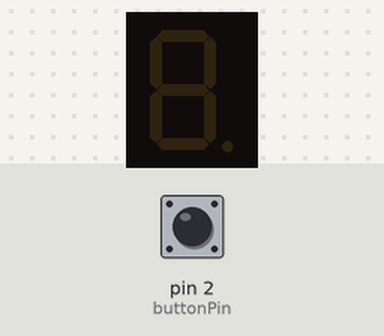
Recording of a sketch running on a simulated Arduino Uno, built with avr-gcc and run on an emulated ATmega328P. Parts: 1-digit seven-segment display. Wiring (inferred from the names in the program): 1-digit 7-segment display, segments lit when HIGH: segments pin 5, pin 6, pin 7, pin 8, pin 9, pin 10, pin 11. The inputs (shaded band) are chosen by the test bench; at power-on: pin 2 (buttonPin) HIGH. The segment pins are drawn as the display they are named for.

Above: at 1.2 s.
1.3 s: pin 2 (buttonPin) pulled LOW for 0.15 s
At 1.35 s:
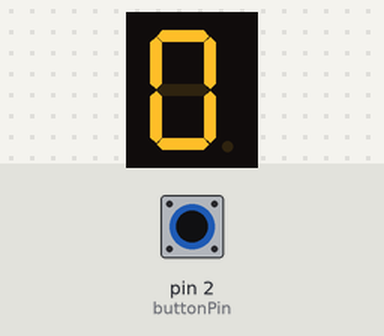
At 1.75 s:
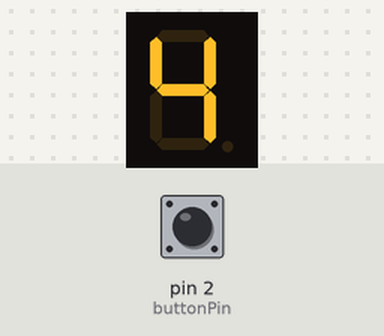

Measured:
- after the input at 1.3 s, the display: changes at once (image 1)

The sketch:

display_2.ino
```cpp
/**********************************************************************************
**                                                                               **
**                              Array de 8 LEDs                                  **
**                                                                               **
**********************************************************************************/
//********** Includes *************************************************************

//********** Variables ************************************************************
const byte segA= 5;
const byte segB = 6;
const byte segC = 7;
const byte segD = 8;
const byte segE = 9;
const byte segF = 10;
const byte segG = 11;
const byte buttonPin = 2;
byte buttonState= 0;
const long temps= 100;
//********** Setup ****************************************************************
void setup()
{
 pinMode (segA, OUTPUT);
 pinMode (segB, OUTPUT);
 pinMode (segC, OUTPUT);
 pinMode (segD, OUTPUT);
 pinMode (segE, OUTPUT);
 pinMode (segF, OUTPUT);
 pinMode (segG, OUTPUT);
 pinMode (buttonPin, INPUT);

  }
//********** Loop *****************************************************************
void loop()
{
  buttonState = digitalRead (buttonPin);
  while (buttonState == 0)
{
  digitalWrite (segA, HIGH);
  digitalWrite (segB, HIGH);
  digitalWrite (segC, HIGH);     //NUMERO 0
  digitalWrite (segD, HIGH);
  digitalWrite (segE, HIGH);
  digitalWrite (segF, HIGH);
  digitalWrite (segG, LOW);
  delay (temps);

  digitalWrite (segA, LOW);
  digitalWrite (segB, HIGH);
  digitalWrite (segC, HIGH);     //NUMERO 1
  digitalWrite (segD, LOW);
  digitalWrite (segE, LOW );
  digitalWrite (segF, LOW);
  digitalWrite (segG, LOW);
  delay (temps);

  digitalWrite (segA, HIGH);
  digitalWrite (segB, HIGH);
  digitalWrite (segC, LOW);
  digitalWrite (segD, HIGH);     //NUMERO 2
  digitalWrite (segE, HIGH);
  digitalWrite (segF, LOW);
  digitalWrite (segG, HIGH);
  delay (temps);

   digitalWrite (segA, HIGH);
  digitalWrite (segB, HIGH);
  digitalWrite (segC, HIGH);
  digitalWrite (segD, HIGH);
  digitalWrite (segE, LOW);
  digitalWrite (segF, LOW);    //NUMERO 3
  digitalWrite (segG, HIGH);
  delay (temps);

   digitalWrite (segA, LOW);
  digitalWrite (segB, HIGH);
  digitalWrite (segC, HIGH);
  digitalWrite (segD, LOW);   //NUMERO 4
  digitalWrite (segE, LOW);
  digitalWrite (segF, HIGH);
  digitalWrite (segG, HIGH);
  delay (temps);

   digitalWrite (segA, HIGH);
  digitalWrite (segB, LOW);
  digitalWrite (segC, HIGH);
  digitalWrite (segD, HIGH);   //NUMERO 5
  digitalWrite (segE, LOW);
  digitalWrite (segF, HIGH);
  digitalWrite (segG, HIGH);
  delay (temps);

   digitalWrite (segA, LOW);
  digitalWrite (segB, LOW);
  digitalWrite (segC, HIGH);
  digitalWrite (segD, HIGH);   //NUMERO 6
  digitalWrite (segE, HIGH);
  digitalWrite (segF, HIGH);
  digitalWrite (segG, HIGH);
  delay (temps);

   digitalWrite (segA, HIGH);
  digitalWrite (segB, HIGH);
  digitalWrite (segC, HIGH);
  digitalWrite (segD, LOW);   //NUMERO 7
  digitalWrite (segE, LOW);
  digitalWrite (segF, LOW);
  digitalWrite (segG, LOW);
  delay (temps);

   digitalWrite (segA, HIGH);
  digitalWrite (segB, HIGH);
  digitalWrite (segC, HIGH);
  digitalWrite (segD, HIGH);   //NUMERO 8
  digitalWrite (segE, HIGH);
  digitalWrite (segF, HIGH);
  digitalWrite (segG, HIGH);
  delay (temps);

   digitalWrite (segA, HIGH);
  digitalWrite (segB, HIGH);
  digitalWrite (segC, HIGH);
  digitalWrite (segD, LOW);   //NUMERO 9
  digitalWrite (segE, LOW);
  digitalWrite (segF, HIGH);
  digitalWrite (segG, HIGH);
  delay (temps);
}

  }
//********** Funcions *************************************************************
```
